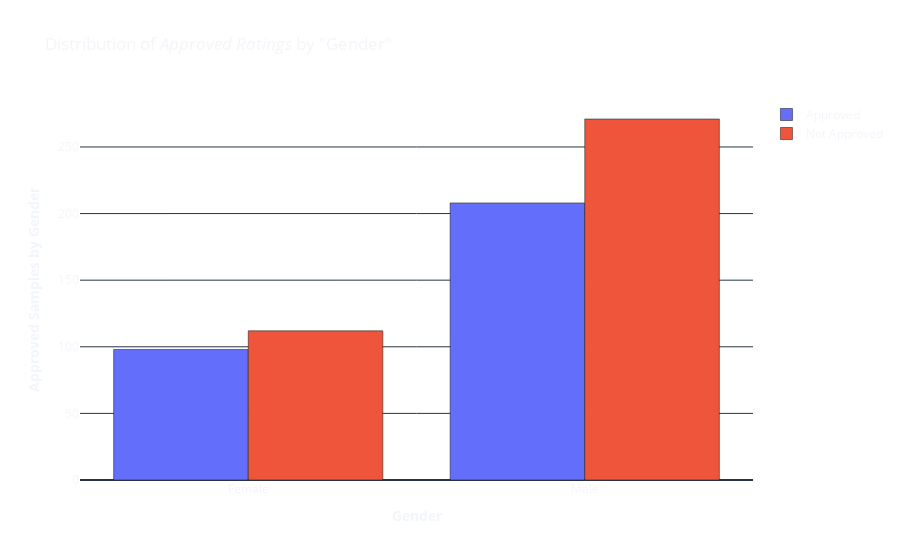

Source (notebook cell):
### Markdown cell above
Now, let us try to se how our target (`Approval Status`) is related to the sensitive atribute of our dataset (`Gender`).

### Code cell
approved = []
not_approved = []

for element in list(df['Gender'].unique()):
    a = df[df['Gender'] == element]['Approval Status'].value_counts()[1]
    b = df[df['Gender'] == element]['Approval Status'].value_counts()[0]
    approved.append(a)
    not_approved.append(b)

import plotly.graph_objects as go

fig = go.Figure(data=[
    go.Bar(name='Approved', x=list(df['Gender'].unique()), y=approved),
    go.Bar(name='Not Approved', x=list(df['Gender'].unique()), y=not_approved)
])

fig.update_layout(
    barmode='group',
    template='plotly_dark',  
    xaxis_title="<b>Gender</b>",
    yaxis_title="<b>Approved Samples by Gender</b>",
    title='Distribution of <i>Approved Ratings</i> by "Gender"',
    paper_bgcolor='rgba(0, 0, 0, 0)',
    plot_bgcolor='rgba(0, 0, 0, 0)',
    )
fig.show()

### Figure 1 — Plotly figure (JSON) as saved in the notebook; plotly's stock layout.template omitted (floating-point values rounded to 4 significant figures)
{"data": [{"name": "Approved", "type": "bar", "x": ["Female", "Male"], "y": [98, 208]}, {"name": "Not Approved", "type": "bar", "x": ["Female", "Male"], "y": [112, 271]}], "layout": {"barmode": "group", "paper_bgcolor": "rgba(0, 0, 0, 0)", "plot_bgcolor": "rgba(0, 0, 0, 0)", "title": {"text": "Distribution of <i>Approved Ratings</i> by \"Gender\""}, "xaxis": {"title": {"text": "<b>Gender</b>"}}, "yaxis": {"title": {"text": "<b>Approved Samples by Gender</b>"}}}}
